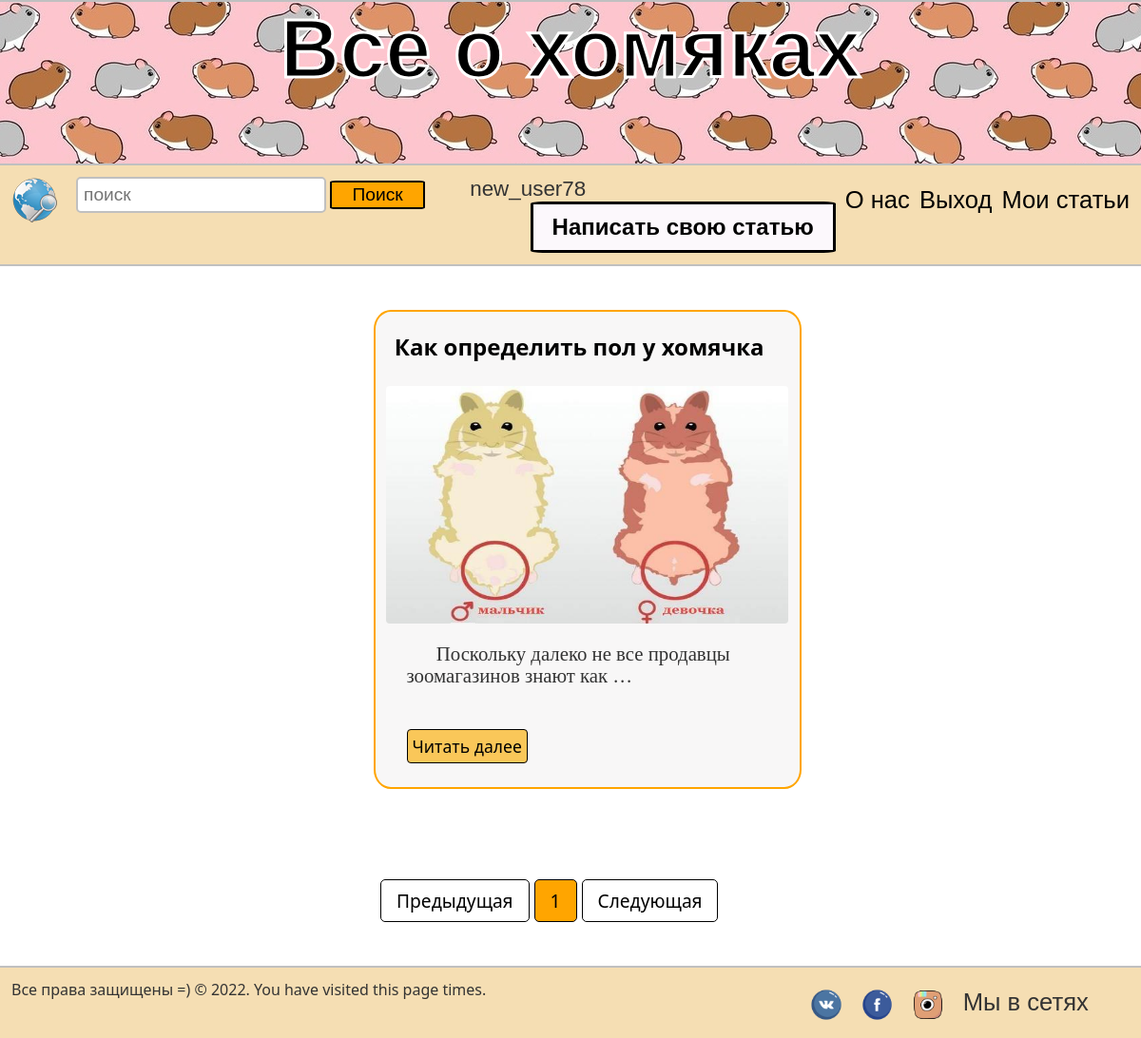
/my_articles (signed in), run on the app's committed database.
### myblog/models.py (models this page shows, shortened)
class Post(models.Model):
    title = models.CharField(max_length=200)
    url = models.SlugField(null=False, unique=True)
    content = models.TextField()
    image = models.ImageField()
    created_at = models.DateField(default=timezone.now)
    author = models.ForeignKey(User, on_delete=models.CASCADE)

### myblog/views.py (the view)
# urls.py: path('my_articles', UserPostsView.as_view(), name='my_articles'),
class UserPostsView(View):
    def get(self, request, *args, **kwargs):
        posts = Post.objects.filter(author=request.user)
        paginator = Paginator(posts, 6)
        page_number = request.GET.get('page')
        page_obj = paginator.get_page(page_number)
        return render(request, 'myblog/my_articles.html', context={
            'page_obj': page_obj
        })

### myblog/templates/myblog/my_articles.html (shortened to what this page needs)
{% extends './base.html' %}
{% load static %}
{% block content %}
	<div class="wrapper">
		<div class="articles">
            {% if page_obj %}
                {% for post in page_obj %}
                <div class="article">
					<div class="content">
						<div class="title">
							<h4>{{ post.title|safe }}</h4>
						</div>
						<img src="media/{{ post.image }}" title="Humster picture">
						<p>{{ post.content|truncatewords:8 }}</p>
					</div>
					<a href="{% url 'post_detail' slug=post.url %}">Читать далее</a>
                </div>
                {% endfor %}
            {% else %}
            <div class="no_my_article">
                <h2>Вы пока еще не добавили статью</h2>
            </div>
            {% endif %}
		</div>
	</div>
	{% endblock content %}
{% block pagination %}
    <div class="pagin_div">
        <nav class="pagination">
        <ul class="pagination">
            {% if page_obj.has_previous %}
                <a class="" href="?page={{ page_obj.previous_page_number }}" tabindex="-1">Предыдущая</a>
            {% else %}
                <li><a href="#" tabindex="-1">Предыдущая</a></li>
            {% endif %}
            {% for i in page_obj.paginator.page_range %}
                {% if i == page_obj.number %}
                    <li><a href="?page={{ i }}" class="sr-only">{{ i }}</a></li>
                {% else %}
                    <li><a href="?page={{ i }}" >{{ i }}</a></li>
                {% endif %}
            {% endfor %}
        {% if page_obj.has_next %}
            <a class="next" href="?page={{ page_obj.next_page_number }}">Следующая</a>
        {% else %}
            <li class="next"><a href="#">Следующая</a></li>
        {% endif %}
        </ul>
    </nav>
    </div>
    <br>
{% endblock %}

### myblog/templates/myblog/block/navbar.html
{% load static %}
<div id="page-wrap">
		<header>
			<div class="left">
			    <a class="left" href="{% url 'index' %}" title="На главную" id="logo"><img src="{% static 'img/main.png' %}"></a>
			    <form class="left" action="{% url 'search_results' %}" method="get">
					<input type="text" class="field" placeholder="поиск" name="q"/>
		  			<button class="search_button" type="submit">Поиск</button>
				</form>
			</div>
            {% if user.is_authenticated %}
                <span class="signin_login">{{ user }}</span>
                <a href="{% url 'my_articles' %}"><span class="right">Мои статьи</span></a>
                <a href="{% url 'signout' %}"><span class="right">Выход</span></a>
            {% else %}
			    <a href="{% url 'signup' %}"><span class="right">Регистрация</span></a>
				<a href="{% url 'signin' %}"><span class="right">Войти</span></a>
            {% endif %}
                <a href="{% url 'about' %}"><span class="right">О нас</span></a>
				<a href="{% url 'write_article' %}" class="write_article"><h2>Написать свою статью</h2></a>
		</header>
	</div>

### myblog/static/css/style.css (style rules this page uses)
* { margin: 0; padding: 0; outline: none; }
html { height: 100%; }
body { width: 100%; height: 100%; color: #333; background-color: f7f7f7; font-size: 1em; font-family: "Segoe UI", sans-serif; }
a { color: black; text-decoration: none; transition: all.6s ease; -moz-transition: all.6s ease; }
.left { float: left; }
.right { margin-top: 10px; float: right; font-size: 1.6em; font-family: Comic Sans MS, sans-serif; margin-left: 10px; }
header, footer { width: 98%; background-color: wheat; min-height: 50px; float: left; }
header { position:sticky; border-bottom: 2px solid silver; padding: 1%; }
#logo { font-size: 2em; font-family: Comic Sans MS, sans-serif; }
input[type=text].field { border-radius: 5px; border: 2px solid silver; padding: 6px; margin-left: 20px; min-height: 15px; font-size: 1.2em; }
.wrapper { margin-top: 3%; padding: 1%; margin-bottom: 3%; }
.wrapper .articles { width: 100%; margin: 0px 2%; margin-left: auto; margin-right: auto; display: flex; justify-content: center; flex-wrap: wrap; }
li { list-style-type: none; }
.wrapper .articles .article { margin: 1%; width: 450px; border: 2px solid orange; padding: 1%; box-sizing: border-box; border-radius: 4%; background-color: #F8F7F7; height: auto; }
.wrapper .articles .article img { width: 100%; height: 250px; border-radius: 4px 4px 4px 4px; margin-bottom: 10px; }
.wrapper .articles .article p { margin-left: 5%; width: 90%; text-indent: 1.5em; padding-top: 6px; font-family: Verdana fantasy; line-height: 110%; font-size: 1.3em; min-height: 90px; }
.wrapper .articles .article .content .title { font-weight: normal; font-size: 1.5em; color: black; margin: 2%; min-height: 50px; }
.wrapper .articles .article a { padding: 5px; background-color: #FAC759; margin-left: 5%; margin-bottom: 3%; border-radius: 4px; float: left; border: 1px solid black; font-size: 1.1em; }
#page-wrap { min-height: 4%; margin-bottom: 10px; height: 10%; }
.write_article { border: 3px solid black; border-radius: 4%; padding: 10px 20px; background-color: #FCF8FC; float: right; font-size: 1em; font-family: Comic Sans MS, sans-serif; margin-left: 10px; }
#page-wrap:after { content: ""; display: block; }
.search_button { width: 100px; border: 2px solid black; background: orange; border-radius: 6%; cursor: pointer; font-family: Comic Sans MS, sans-serif; font-size: 1.2em; min-height: 15px; padding: 2px; }
.signin_login { margin-left: 4%; font-family: Comic Sans MS, sans-serif; font-size: 1.4em; }
.pagin_div { width: 400px; margin-left: auto; margin-right: auto; padding-top: 2%; padding-bottom: 2%; }
.pagination { display: flex; column-gap: 5px; }
.pagination a { color: black; float: left; padding: 8px 16px; text-decoration: none; border: 1px solid black; border-radius: 5px; font-size: 1.2em; }
.pagination .sr-only { background: orange; }
@media (max-width: 1200px) { .wrapper .articles .article { margin: 2% 2% 2% 5%; } }

### data on the page
Post: title "Как определить пол у хомячка", image (picture), content "Поскольку далеко не все продавцы зоомагазинов знают как …"

### other printed values
{{ user }} "new_user78"
{{ i }} "1"
